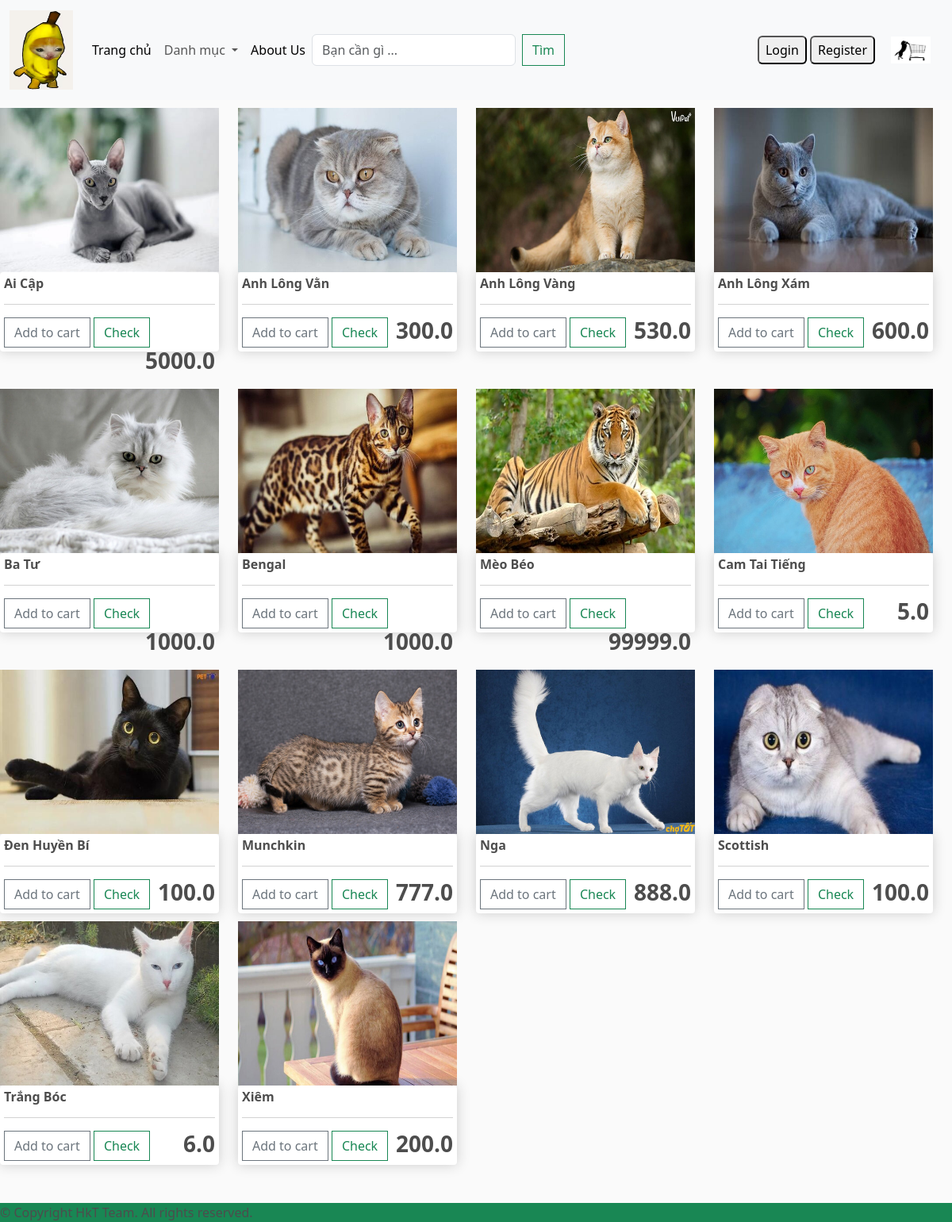
Page /category/?category=2 on the committed database.
### app/models.py (models this page shows, shortened)
class Product(models.Model):
    category = models.ManyToManyField(Category,related_name='product')
    name = models.CharField(max_length=200, null=True)
    price = models.FloatField()
    digital = models.BooleanField(default=False, null=True, blank=False)
    image = models.ImageField(null=True, blank=True)
    detail = models.TextField(null=True, blank=True)

### app/views.py (the view)
# urls.py: path('category/', views.category, name="category"),
def category(request):
    categoreies = Category.objects.filter(is_sub =False)
    active_category = request.GET.get('category','')
    if active_category:
        products = Product.objects.filter(category__slug = active_category)
    context = {'categories':categoreies,'products':products,'active_category':active_category}
    return render(request,'app/category.html',context)

### app/templates/app/category.html (shortened to what this page needs)
{% extends 'app/base.html' %}
{% load static %}
    {% block register %}
    <div class="row" style="width:100%">
      {%for product in products %}
      <div class="col-lg-3">
        <img class="img-fluid" src="{{product.image.url}}" >
        <div class="box-element produt">
          <h6><strong>{{product.name}}</strong></h6>
          <hr>
          <button data-product={{product.id}} data-action = "add" class="btn btn-outline-secondary add-btn update-cart ">Add to cart</button>
          <a class="btn btn-outline-success" href="#">Check</a>
          <h3 style="display: inline-block; float: right"><strong>{{product.price}}</strong></h3>
        </div>
      </div>
      {% endfor %}
    </div>
    {% endblock register %}

### app/static/app/css/style.css (style rules this page uses)
* { margin: 0; padding: 0; box-sizing: border-box; }
body { background-color: hsl(0, 0%, 98%); color: hsl(0, 0%, 30%); }
h1, h2, h3, h4, h5, h6 { color: inherit; }
.box-element { box-shadow: 0 0 16px hsl(0, 0%, 80%); background-color: #fff; border-radius: 4px; padding: 5px; }
.col-lg-3, .col-lg-4, .col-lg-6, .col-lg-8, .col-lg-12 { margin-top: 10px; }
.btn { border-radius: 0; }

### app/static/app/css/main.css (style rules this page uses)
body { background-color: hsl(0, 0%, 98%); }
h1, h2, h3, h4, h5, h6 { color: hsl(0, 0%, 30%); }
.box-element { box-shadow: hsl(0, 0%, 80%) 0 0 16px; background-color: #fff; border-radius: 4px; padding: 5px; }
.col-lg-3, .col-lg-4, .col-lg-6, .col-lg-8, .col-lg-12 { margin-top: 10px; }
.btn { border-radius: 0; }

### rows in the picture
Product: image (picture), name "Ai Cập", price "5000.0"
Product: image (picture), name "Anh Lông Vằn", price "300.0"
Product: image (picture), name "Anh Lông Vàng", price "530.0"
Product: image (picture), name "Anh Lông Xám", price "600.0"
Product: image (picture), name "Ba Tư", price "1000.0"
Product: image (picture), name "Bengal", price "1000.0"
Product: image (picture), name "Mèo Béo", price "99999.0"
Product: image (picture), name "Cam Tai Tiếng", price "5.0"
Product: image (picture), name "Đen Huyền Bí", price "100.0"
Product: image (picture), name "Munchkin", price "777.0"
Product: image (picture), name "Nga", price "888.0"
Product: image (picture), name "Scottish", price "100.0"
Product: image (picture), name "Trắng Bóc", price "6.0"
Product: image (picture), name "Xiêm", price "200.0"
